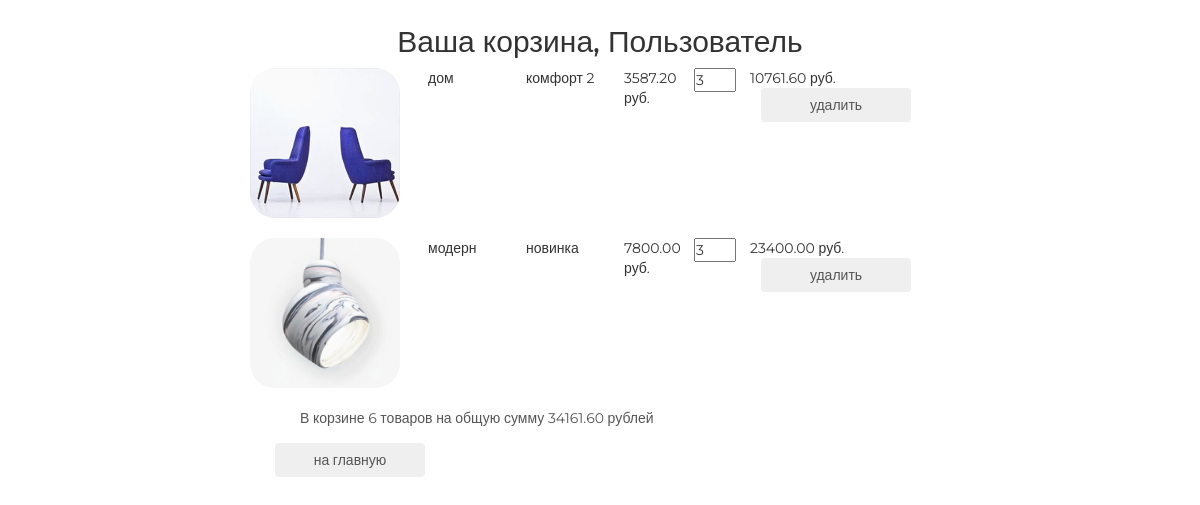
Page /basket/ (signed in) on the committed database.
### basketapp/models.py (models this page shows)
class Basket(models.Model):
    user = models.ForeignKey(settings.AUTH_USER_MODEL, on_delete=models.CASCADE, related_name='basket')
    product = models.ForeignKey(Product, on_delete=models.CASCADE)
    quantity = models.PositiveSmallIntegerField(verbose_name='количество', default=0)
    add_datetime = models.DateTimeField(auto_now_add=True, verbose_name='время')
    @property
    def product_cost(self):
        return self.product.price * self.quantity
    @property
    def total_quantity(self):
        _items = Basket.objects.filter(user=self.user)
        _total_quantity = sum(list(map(lambda x: x.quantity, _items)))
        return _total_quantity
    @property
    def total_cost(self):
        _items = Basket.objects.filter(user=self.user)
        _total_cost = sum(list(map(lambda x: x.product_cost, _items)))
        return _total_cost

### mainapp/models.py (models this page shows, shortened)
class Product(models.Model):
    category = models.ForeignKey(ProductCategory, on_delete=models.CASCADE)
    name = models.CharField(max_length=128, verbose_name='имя')
    image = models.ImageField(upload_to='product_images', blank=True)
    short_desc = models.CharField(max_length=64, verbose_name='краткое описание', blank=True)
    description = models.TextField(blank=True, verbose_name='описание')
    price = models.DecimalField(verbose_name='цена', max_digits=8, decimal_places=2, default=0)
    quantity = models.PositiveSmallIntegerField(verbose_name='количество на складе', default=0)
    is_active = models.BooleanField(verbose_name="активность", default=True)

class ProductCategory(models.Model):
    name = models.CharField(max_length=64, unique = True, verbose_name = 'имя')
    description = models.TextField(verbose_name='описание', blank=True)
    is_active = models.BooleanField(verbose_name="активность", default=True)

### authapp/models.py (models this page shows, shortened)
class ShopUser(AbstractUser):
    avatar = models.ImageField(upload_to='users_avatars', blank=True)
    age = models.PositiveSmallIntegerField(verbose_name='возраст')
    activation_key = models.CharField(max_length=128, blank=True)
    activation_key_expires = models.DateTimeField(auto_now_add=True, blank=True, null=True)

### basketapp/views.py (the view)
# urls.py: path('', basketapp.basket, name='view'),
@login_required
def basket(request):
    basket_items = Basket.objects.filter(user=request.user).order_by('product__category')
    content = {
        'title': 'корзина',
        'basket_items': basket_items
    }
    return render(request, 'basketapp/basket.html', content)

### mainapp/context_processors.py (called while the page is built)
def basket(request):
    basket_list = []
    if request.user.is_authenticated:
        basket_list = Basket.objects.filter(user=request.user)
    return {
        'basket': basket_list
    }

### basketapp/templates/basketapp/basket.html
{% extends 'basketapp/base.html' %}
{% block content %}
    <div class="basket_list">
        {% include 'basketapp/includes/inc_basket_list.html' %}
    </div>
    <button class="btn btn-round">
        <a href="{% url 'main' %}">на главную</a>
    </button>
{% endblock  %}

### basketapp/templates/basketapp/includes/inc_basket_list.html
{% for item in basket_items %}
<div class="basket_record">
  <img src="/media/{{ item.product.image }}" />
  <span class="category_name">{{item.product.category.name}}</span>
  <span class="category_name">{{item.product.name}}</span>
  <span class="category_name">{{item.product.price}} руб.</span>
  <input type="number" name="{{ item.pk}}" min="0" value="{{item.quantity}}" />
  <span class="product_cost">{{item.product_cost}} руб.</span>
  <button class="btn btn-round">
    <a href="{% url 'basket:remove' item.pk %}">удалить</a>
  </button>
</div>
{% endfor %} {% if basket_items %}
<div class="basket_summary">
  В корзине {{basket_items.0.total_quantity}} товаров на общую сумму
  {{basket_items.0.total_cost}} рублей
</div>
{% endif %}

### static/css/style.css (style rules this page uses)
* { margin: 0; padding: 0; }
body { font-family: 'Montserrat', sans-serif; }
html, body { height: 100%; }
.basket_list input[type="number"] { width: 3em; position: relative; display: block; float: left; }
.basket_list span.category_name { margin-left: 2em; width: 5em; position: relative; display: block; float: left; }
.basket_list span.product_cost { margin-left: 1em; width: 7em; position: relative; display: block; float: left; }
.basket_list .basket_record { position: relative; display: block; height: 170px; float: none; }
.basket_container button { margin-left: 25px; width: 150px; display: block; float: left; }
.basket_container button a { text-decoration: none; color: #555; }
.basket_container img { display: block; float: left; width: 150px; border-radius: 25px; }
.basket_container .basket_summary { display: block; margin-left: 50px; margin-bottom: 15px; color: #555; }

### rows in the picture
Basket: product.image (picture), product.category.name "дом", product.name "комфорт 2", product.price "3587.20", quantity "3", product_cost "10761.60", user+quantity "6", user+product+quantity "34161.60"
Basket: product.image (picture), product.category.name "модерн", product.name "новинка", product.price "7800.00", quantity "3", product_cost "23400.00"
